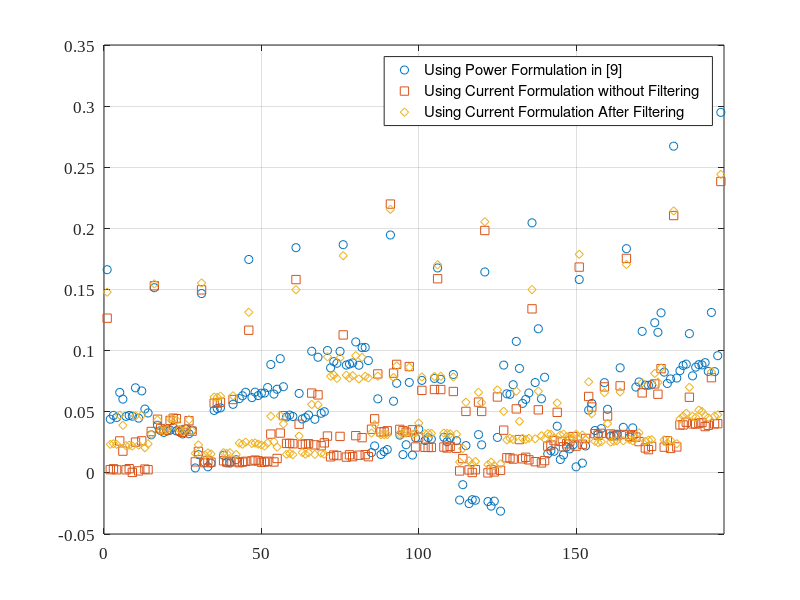

This figure's MATLAB source: (Note: this script raises an error after producing the figure.)
clc;close all
clear all;

load plot1
figure;
plot(Spa(:),'o')%,'LineWidth',1.25,'Color',[0 0 1],'Marker','.');
grid on; hold on;
plot(Yp_unfilt(:),'s')%,'LineWidth',1.25,'Color',[1 0 0],'MArker','.')%,'Marker','o');
plot(Yp_filt(:),'d')%,'LineWidth',2,'Color','k','Marker','.');
 xlim([0 14*14+1])

set(gca,'FontSize',12,'FontName', 'Times New Roman')
t= legend('Using Power Formulation in [9]','Using Current Formulation without Filtering','Using Current Formulation After Filtering')
t.Position = [0.33 0.8284 0.3982 0.0919]
xlabel('Position in Resistance Matrix')%,'FontSize')%,12,'FontName','Times New Roman')
ylabel('Resistance, \Omega')%,'FontSize'),12,'FontName','Times New Roman')
ax = gca;
outerpos = ax.OuterPosition;
ti = ax.TightInset; 
left = outerpos(1) + ti(1);
bottom = outerpos(2) + ti(2);
ax_width = outerpos(3) - ti(1) - ti(3);
ax_height = outerpos(4) - ti(2) - ti(4);
ax.Position = [left bottom ax_width ax_height];
